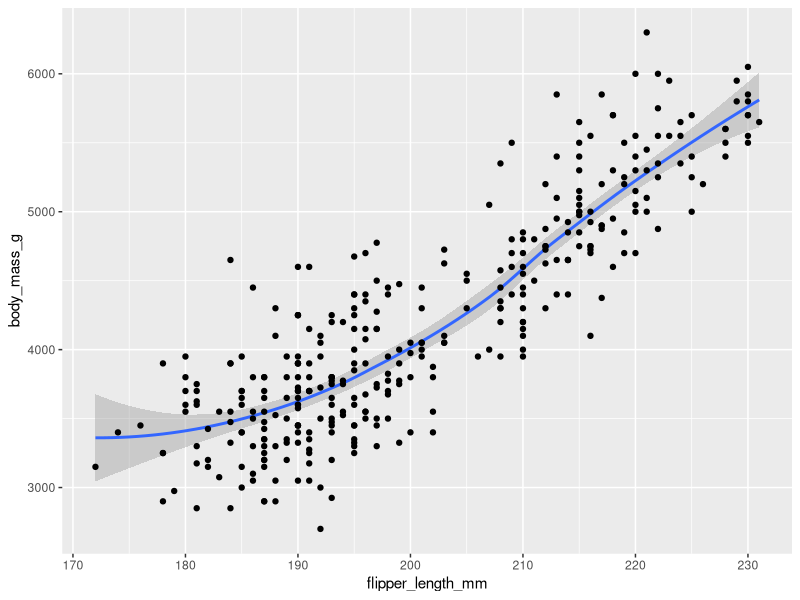
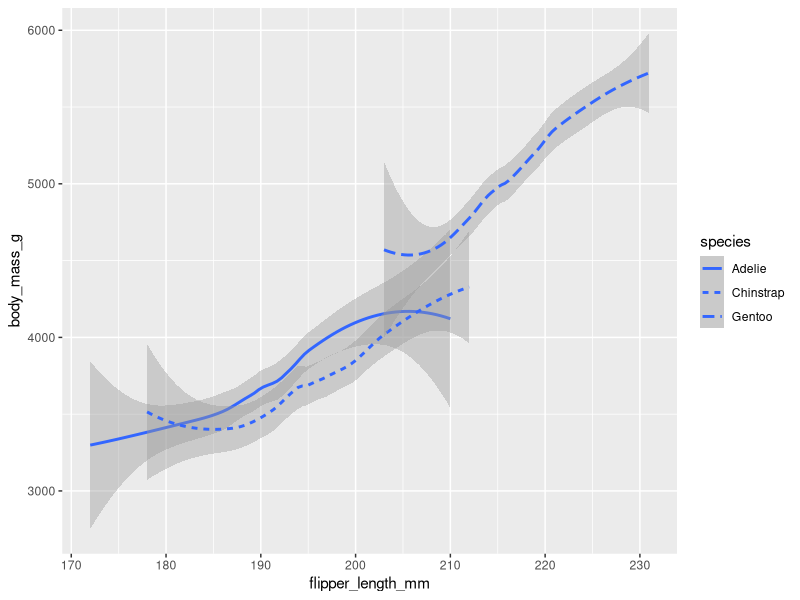
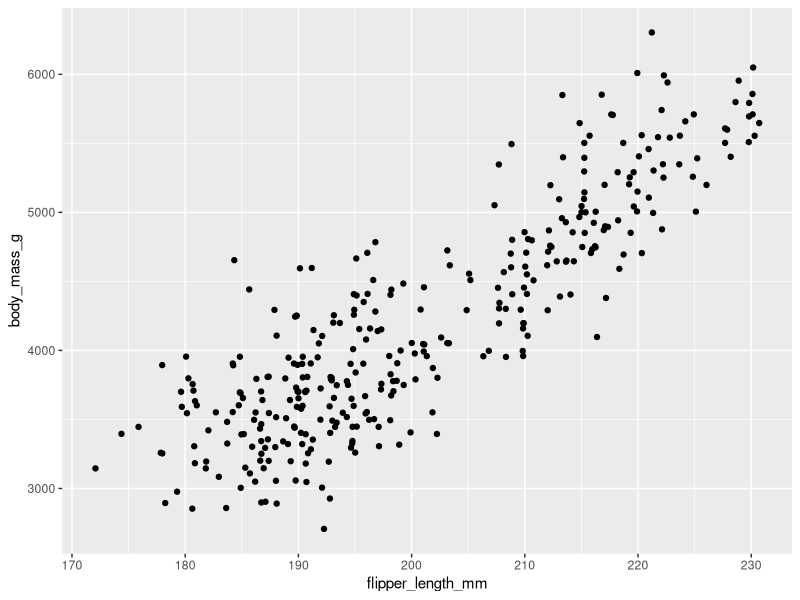
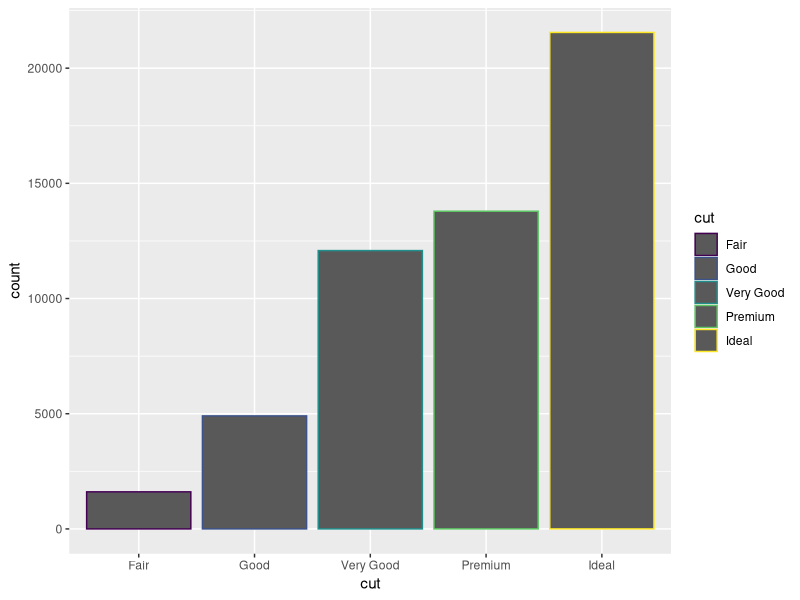
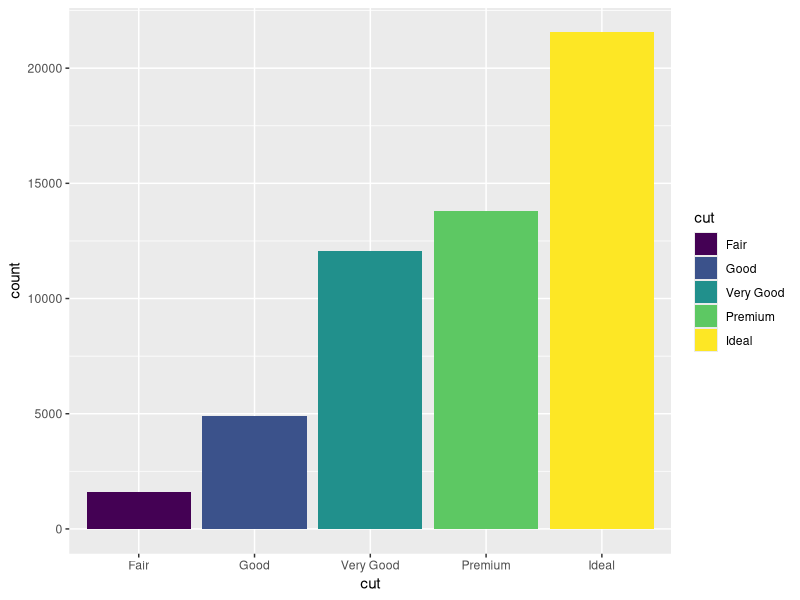
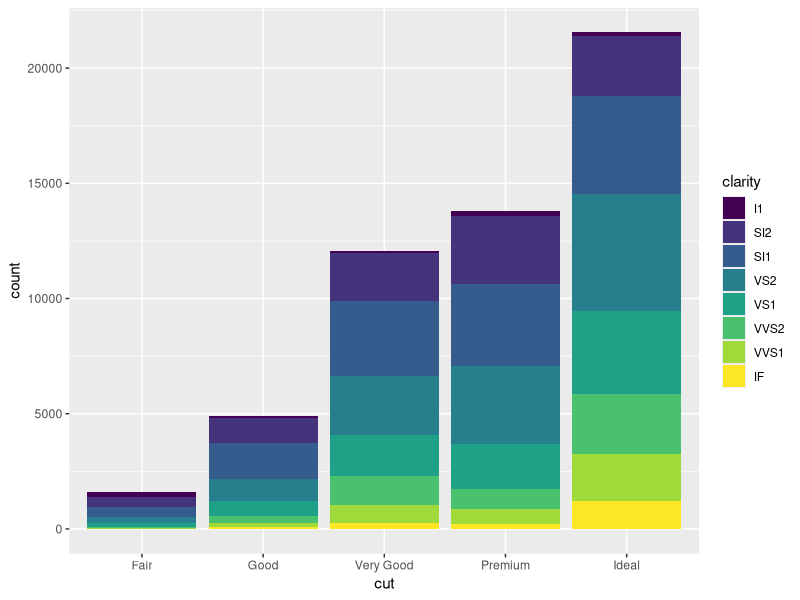

Write R code to recreate these figures, in order.
## ---- chunk 1
library(ggplot2)
library(palmerpenguins)
## ---- chunk 2
ggplot(data=penguins)+
  geom_smooth(mapping=aes(x=flipper_length_mm,y=body_mass_g)) + geom_point(mapping=aes(x=flipper_length_mm,y=body_mass_g))
ggplot(data=penguins)+
  geom_smooth(mapping=aes(x=flipper_length_mm,y=body_mass_g,linetype = species))
ggplot(data=penguins)+
  geom_jitter(mapping=aes(x=flipper_length_mm,y=body_mass_g,linetype = species))

ggplot(data=diamonds) +
  geom_bar(mapping=aes(x=cut,color=cut))

ggplot(data=diamonds) +
  geom_bar(mapping=aes(x=cut,fill=cut))

ggplot(data=diamonds) +
  geom_bar(mapping=aes(x=cut,fill=clarity))
